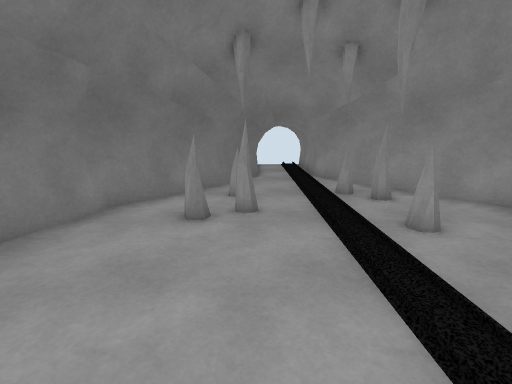
View 1 (above)

13 first-person views from a walk through a scene from a Unity 3-D project. The camera is 1.4 m above the floor, tilts 12° down and sees 85° across. The floor is counted in squares, 0.5 m on a side. Each view is taken from the middle of a square. On the plan, view 1 faces up. The plan holds only what a view shows up to about 19 squares ahead; the rest is blank. The place goes on beyond the plan. The player character is not drawn.

View 2
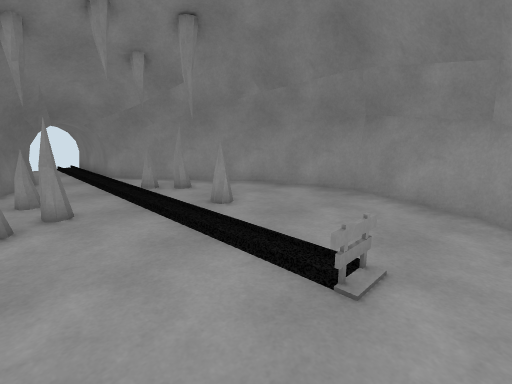

View 3
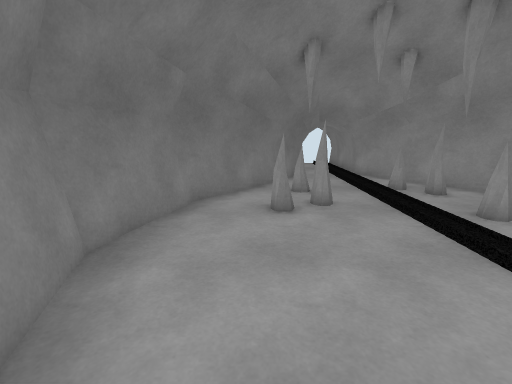

View 4
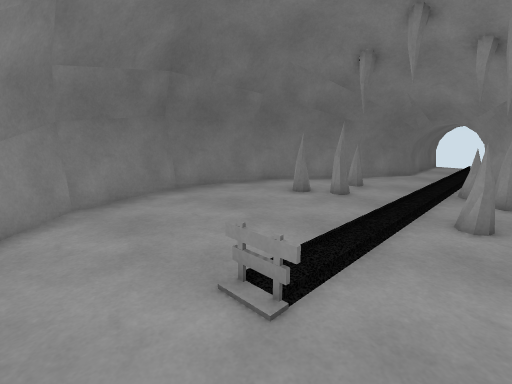

View 5
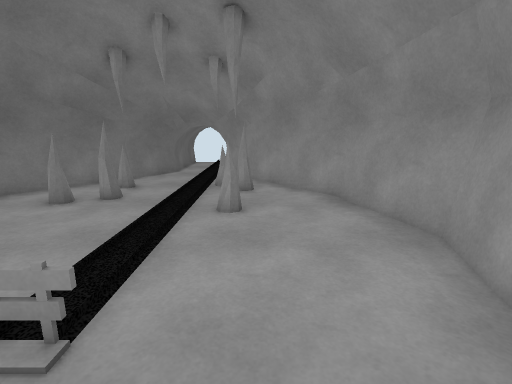

View 6
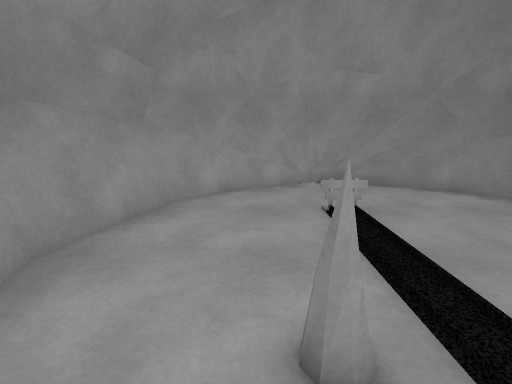

View 7
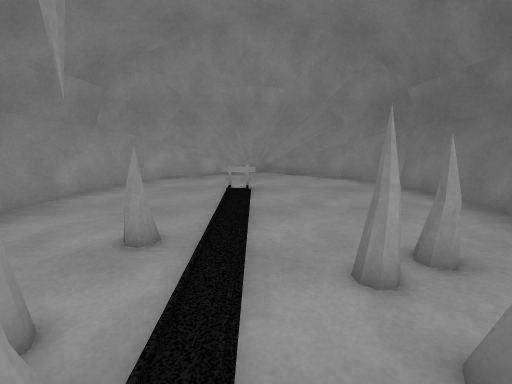

View 8
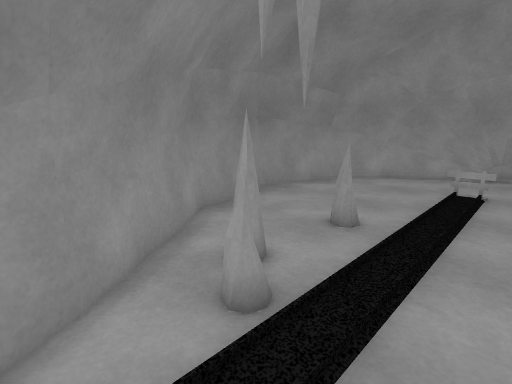

View 9
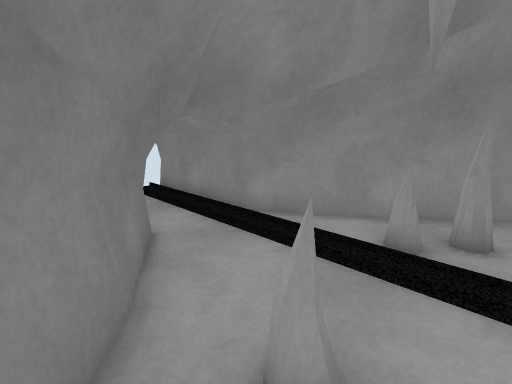

View 10
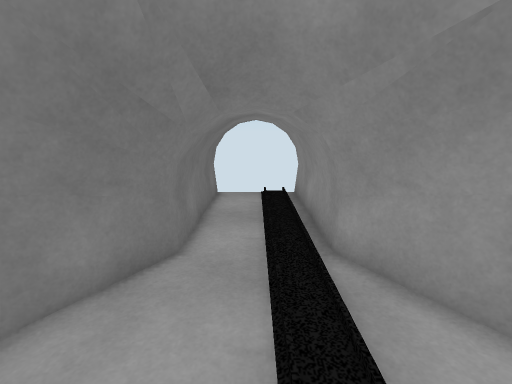

View 11
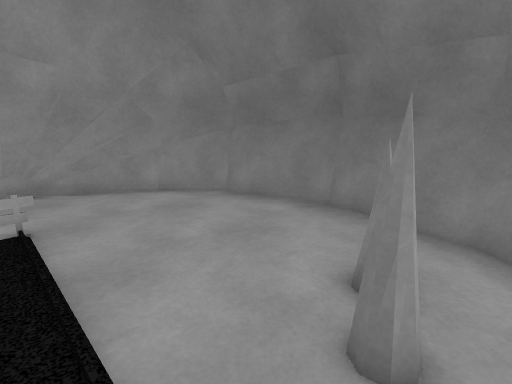

View 12
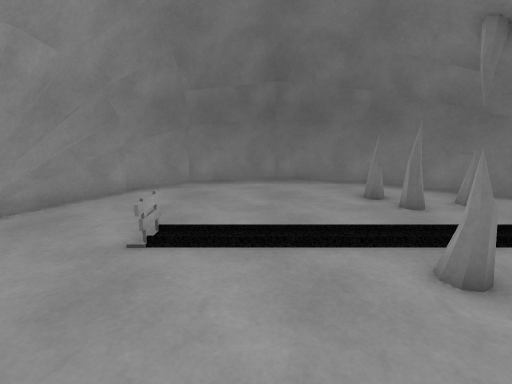

View 13
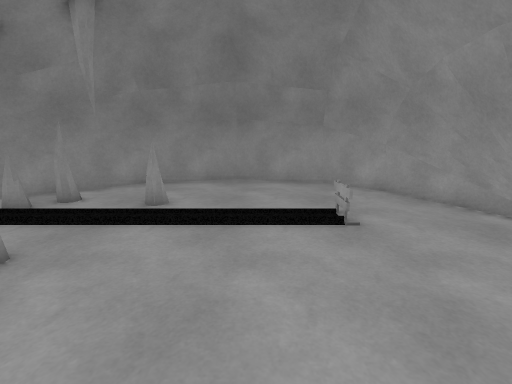

### Floor plan
Points are (right, up) in squares from view 1. A wall is a line through its corners. A room is listed if a view was taken in it or the views show most of it. See-through windows are left out.
Room 1 (views 1, 2, 3, 4, 5, 6, 7, 8, 9, 10, 11, 12, 13)
walls: (9.7, 10.3) (3.5, 18.1) (3.5, 20.5); (10.1, 10.1) (3.5, 18.2); (6, 14.8) (5.5, 15.3); (-6.2, 10.2) (-7.5, 5.8); (-1.9, 15) (-5.7, 10.2); (-1.6, 15.2) (-2, 14.9); (5.9, 15.1) (4, 18.2); (-7.3, 5) (-5.9, 0.1); (-7.5, 4.8) (-6.2, 0.2) (-5.6, -0.5); (4.1, 16.9) (2.6, 18.1); (-6.1, 0.4) (-3.4, -2.4); (9.9, 0.1) (11.3, 5.2) (9.9, 10.3); (0.6, -3.4) (2, -3.5) (3.4, -3.4); (-0.9, -3.1) (0.7, -3.5); (3.8, 17.4) (2.9, 18.2); (3.2, -3.5) (4.9, -3.1); (10.1, 0.2) (11.5, 5.3) (10.1, 10.3); (0.3, 17.5) (-0.5, 16.5); (-6.2, 0.2) (-3.2, -2.4) (-0.2, -3.4); (4.4, -3.4) (7.3, -2.4) (10.2, 0.2) (11.6, 4.8); (9.7, -0.4) (10.2, 0.2); (4.4, -3.5) (6.2, -2.9); (-3.7, -2.2) (-1.1, -3.6); (7.4, -2.4) (10.1, 0.4); (-2, -3.1) (-0.6, -3.5); (3.6, 17.9) (3.2, 18.3); (5.1, -3.6) (7.6, -2.2); (3.7, 18.1) (3.7, 20.5); (0.5, 18.2) (-6, 10.2) (-7.5, 5.2) (-6, 0.2); (0.1, 18.3) (-2, 15.1); (0.2, 20.1) (0.2, 18.1) (-0.3, 17.5); (0.5, 20.5) (0.5, 18.1) (-0.4, 16.9); (0.4, 20.5) (0.4, 18.2)
low walls: (-5.8, 10.3) (-7.3, 5); (10.5, 7.5) (9.7, 10.3); (11, 5.6) (10.5, 7.4); (-7.1, 5.3) (-6.9, 4.4); (9.7, 0.1) (11.2, 5.3)
objects: cone (-2, 9); cone (-1, 10) to (0, 10); cone (-1, 12) to (-1, 13); cone (4, 13); cone (5, 8); cone (5, 10); cone (5, 12) to (6, 12)

Where each view was taken, in squares from view 1:
view 1: 0 up, 0 right, facing up
view 2: 1 down, 2 left, facing up-right
view 3: 1 down, 3 left, facing up
view 4: 2 down, 6 right, facing up-left
view 5: 2 down, 6 right, facing up
view 6: 11 up, 6 right, facing down
view 7: 15 up, 2 right, facing down
view 8: 16 up, 1 right, facing down-right
view 9: 11 up, 3 left, facing up-right
view 10: 12 up, 2 right, facing up
view 11: 11 up, 3 right, facing down-left
view 12: 4 up, 10 right, facing left
view 13: 4 up, 6 left, facing right
